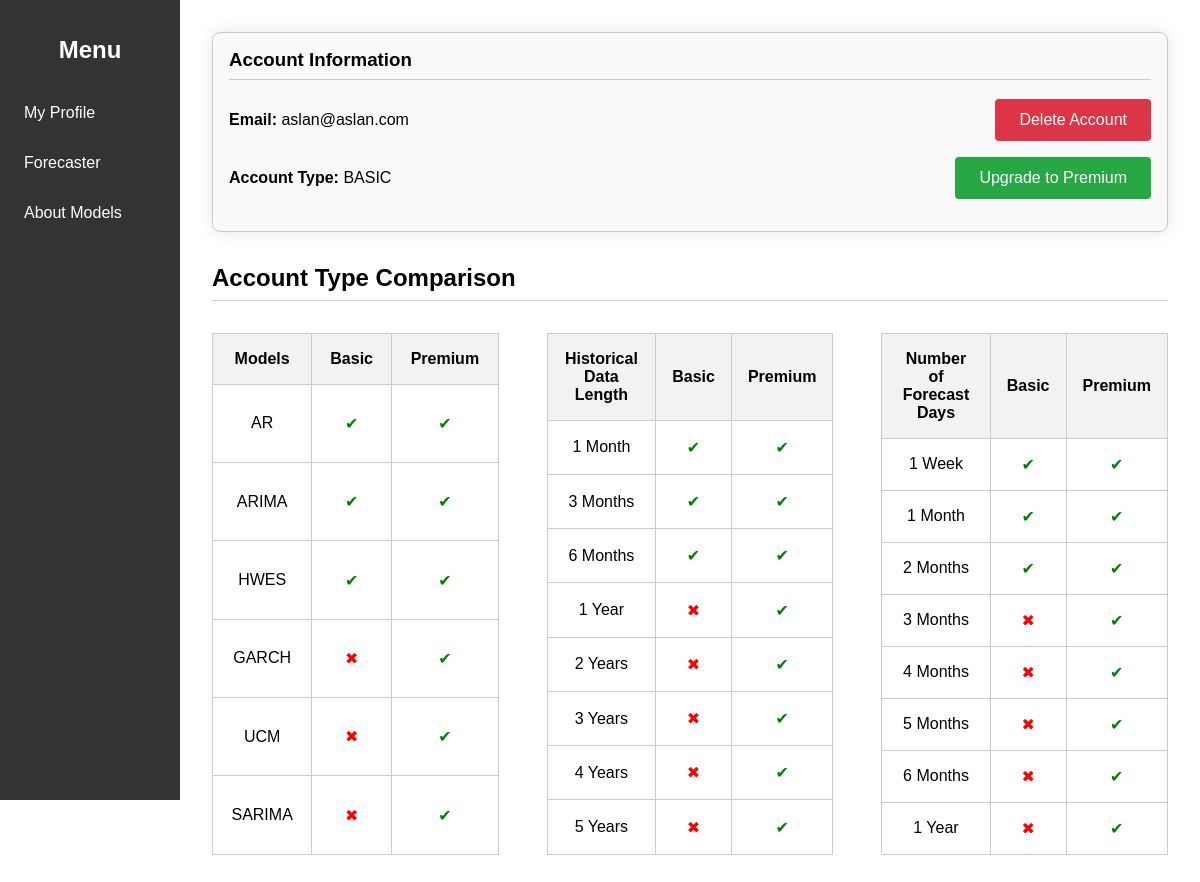
Page /my_profile (signed in) on the earlier database version.
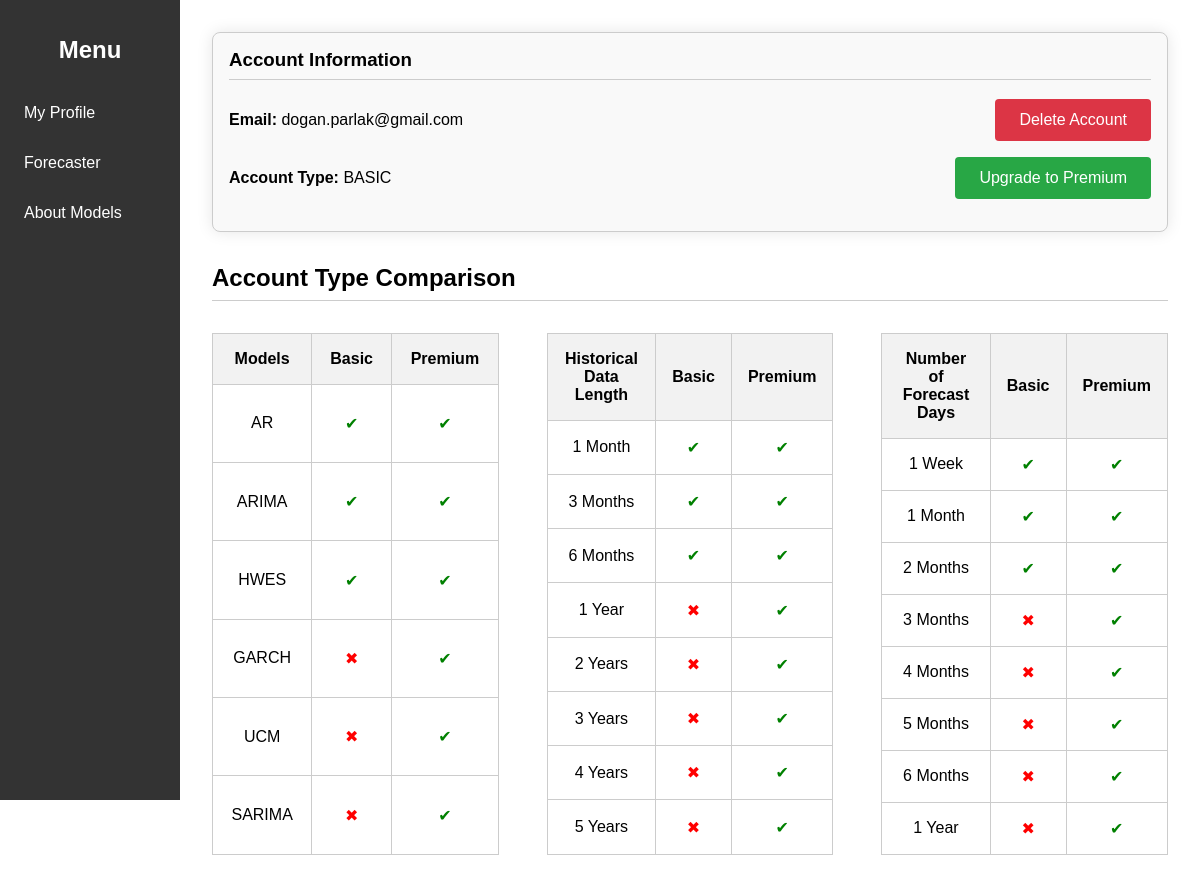
Same page on the later database version.
### tables.py (models this page shows, shortened)
class User(db.Model):
    id = db.Column(db.Integer, primary_key=True, autoincrement=True)
    email = db.Column(db.String(120), unique=True, nullable=False)
    password = db.Column(db.String(255), nullable=False)
    account_type = db.Column(db.String(20), nullable=False)  # 'basic' or 'premium'
    symbols = db.relationship('Symbol', backref='user', lazy=True)

### routes.py (the view)
    @app.route('/my_profile', methods=['GET'])
    def my_profile():
        user_id = session['user_id']
        user = User.query.get(user_id)  # Fetch the user by ID
        return render_template('my_profile.html', user=user)

### templates/my_profile.html (shortened to what this page needs)
<!DOCTYPE html>
<html lang="en">
<head>
</head>
<body>
    <div class="sidebar">
        <h2>Menu</h2>
        <a href="/my_profile">My Profile</a>
        <a href="/forecaster">Forecaster</a>
        <a href="/about_models">About Models</a>
    </div>
    <div class="main-content">
        <div class="profile-section">
            <h3>Account Information</h3>
            <div class="profile-info">
                <p><strong>Email:</strong> {{ user.email }}</p>
                <div class="info-actions">
                    <form action="/delete_account" method="POST">
                        <button type="submit" class="delete-button">Delete Account</button>
                    </form>
                </div>
            </div>
            <div class="profile-info">
                <p><strong>Account Type:</strong> <span class="account-type">{{ user.account_type }}</span></p>
                <div class="info-actions account-type-buttons">
                    {% if user.account_type == 'basic' %}
                    <form action="/upgrade_to_premium" method="POST">
                        <button type="submit" class="upgrade-button">Upgrade to Premium</button>
                    </form>
                    {% elif user.account_type == 'premium' %}
                    <form action="/downgrade_to_basic" method="POST">
                        <button type="submit" class="downgrade-button">Downgrade to Basic</button>
                    </form>
                    {% endif %}
                </div>
            </div>
        </div>
        <div class="comparison-section">
            <h3>Account Type Comparison</h3>
            <div class="table-container">
                <table class="comparison-table">
                    <thead>
                        <tr>
                            <th>Models</th>
                            <th>Basic</th>
                            <th>Premium</th>
                        </tr>
                    </thead>
                    <tbody>
                        <tr>
                            <td>AR</td>
                            <td class="check"></td>
                            <td class="check"></td>
                        </tr>
                        <tr>
                            <td>ARIMA</td>
                            <td class="check"></td>
                            <td class="check"></td>
                        </tr>
                        <tr>
                            <td>HWES</td>
                            <td class="check"></td>
                            <td class="check"></td>
                        </tr>
                        <tr>
                            <td>GARCH</td>
                            <td class="cross"></td>
                            <td class="check"></td>
                        </tr>
                        <tr>
                            <td>UCM</td>
                            <td class="cross"></td>
                            <td class="check"></td>
                        </tr>
                        <tr>
                            <td>SARIMA</td>
                            <td class="cross"></td>
                            <td class="check"></td>
                        </tr>
                    </tbody>
                </table>
                <table class="comparison-table">
                    <thead>
                        <tr>
                            <th>Historical Data Length</th>
                            <th>Basic</th>
                            <th>Premium</th>
                        </tr>
                    </thead>
                    <tbody>
                        <tr>
                            <td>1 Month</td>
                            <td class="check"></td>
                            <td class="check"></td>
                        </tr>
                        <tr>
                            <td>3 Months</td>
                            <td class="check"></td>
                            <td class="check"></td>
                        </tr>
                        <tr>
                            <td>6 Months</td>
                            <td class="check"></td>
                            <td class="check"></td>
                        </tr>
                        <tr>
                            <td>1 Year</td>
                            <td class="cross"></td>
                            <td class="check"></td>
                        </tr>
                        <tr>
                            <td>2 Years</td>
                            <td class="cross"></td>
                            <td class="check"></td>
                        </tr>
                        <tr>
                            <td>3 Years</td>
                            <td class="cross"></td>
                            <td class="check"></td>
                        </tr>
                        <tr>
                            <td>4 Years</td>
                            <td class="cross"></td>
                            <td class="check"></td>
                        </tr>
                        <tr>
                            <td>5 Years</td>
                            <td class="cross"></td>
                            <td class="check"></td>
                        </tr>
                    </tbody>
                </table>
                <table class="comparison-table">
                    <thead>
                        <tr>
                            <th>Number of Forecast Days</th>
                            <th>Basic</th>
                            <th>Premium</th>
                        </tr>
                    </thead>
                    <tbody>
                        <tr>
                            <td>1 Week</td>
                            <td class="check"></td>
                            <td class="check"></td>
                        </tr>
                        <tr>
                            <td>1 Month</td>
                            <td class="check"></td>
                            <td class="check"></td>
                        </tr>
                        <tr>
                            <td>2 Months</td>
                            <td class="check"></td>
                            <td class="check"></td>
                        </tr>
                        <tr>
                            <td>3 Months</td>
                            <td class="cross"></td>
                            <td class="check"></td>
                        </tr>
                        <tr>
                            <td>4 Months</td>
                            <td class="cross"></td>
                            <td class="check"></td>
                        </tr>
                        <tr>
                            <td>5 Months</td>
                            <td class="cross"></td>
                            <td class="check"></td>
                        </tr>
                        <tr>
                            <td>6 Months</td>
                            <td class="cross"></td>
                            <td class="check"></td>
                        </tr>
                        <tr>
                            <td>1 Year</td>
                            <td class="cross"></td>
                            <td class="check"></td>
                        </tr>
                    </tbody>
                </table>
            </div>
        </div>
    </div>
</body>
</html>

### templates/my_profile.html (style rules this page uses)
body { display: flex; flex-direction: row; margin: 0; font-family: Arial, sans-serif; }
.sidebar { width: 15%; background-color: #333; color: white; padding: 1rem; box-sizing: border-box; height: 100vh; position: fixed; top: 0; left: 0; }
.sidebar h2 { text-align: center; color: #fff; margin-bottom: 2rem; font-size: 1.5rem; }
.sidebar a { display: block; color: white; padding: 0.5rem; text-decoration: none; margin-bottom: 1rem; font-size: 1rem; }
.main-content { margin-left: 15%; padding: 2rem; box-sizing: border-box; width: 85%; }
.profile-section { margin-bottom: 2rem; border: 1px solid #ccc; border-radius: 0.5rem; padding: 1rem; box-shadow: 0 0 1rem rgba(0, 0, 0, 0.1); background-color: #f9f9f9; }
.profile-section h3 { margin-top: 0; border-bottom: 1px solid #ccc; padding-bottom: 0.5rem; }
.profile-info { display: flex; align-items: center; justify-content: space-between; margin-bottom: 1rem; }
.profile-info p { margin: 0; }
.profile-info .info-actions { display: flex; align-items: center; }
.profile-info .info-actions button { margin-left: 1rem; font-size: 1rem; }
.profile-info .info-actions .delete-button { background-color: #dc3545; color: white; padding: 0.75rem 1.5rem; border: none; border-radius: 0.25rem; cursor: pointer; }
.account-type-buttons { display: flex; align-items: center; }
.upgrade-button, .downgrade-button { background-color: #28a745; color: white; padding: 0.75rem 1.5rem; border: none; border-radius: 0.25rem; cursor: pointer; font-size: 1rem; }
.account-type { text-transform: uppercase; }
.comparison-section { margin-top: 2rem; }
.comparison-section h3 { margin-top: 0; border-bottom: 1px solid #ccc; padding-bottom: 0.5rem; font-size: 1.5rem; }
.table-container { display: flex; justify-content: space-between; margin-top: 2rem; }
.table-container table { width: 30%; border-collapse: collapse; margin-right: 1rem; }
.table-container table:last-child { margin-right: 0; }
.comparison-table th, .comparison-table td { padding: 1rem; text-align: center; border: 1px solid #ccc; }
.comparison-table th { background-color: #f2f2f2; }
.check, .cross { text-align: center; }
.check::before { content: "\2714"; color: green; }
.cross::before { content: "\2716"; color: red; }

Differences in the rows shown:
changed User "BASIC": email "aslan@aslan.com" → "dogan.parlak@gmail.com"
